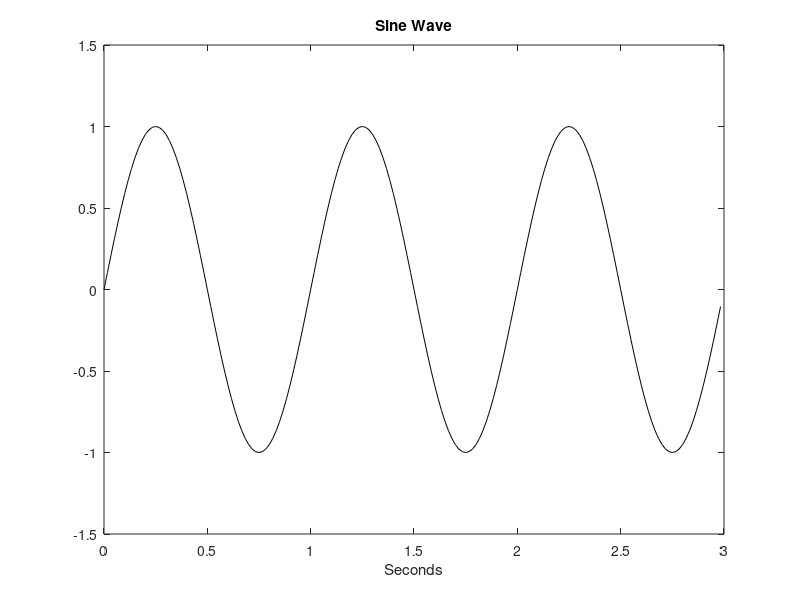

Here is the MATLAB script that generated this plot:
% Sine Wave
fy = 1;                 % Signal frequency in Hz
wy = 2 * pi * fy;       % Signal frequency in radians/sec
fs = 60;                % Sampling frequency in Hz
tiv = 1 / fs;           % Time interval between samples
t = 0:tiv:(3-tiv);      % Time interval set, 180 values
y = sin(wy * t);        % Signal data set

plot(t, y, 'k');        % Plot figure
axis([0 3 -1.5 1.5]);
xlabel('Seconds');
title('Sine Wave');
